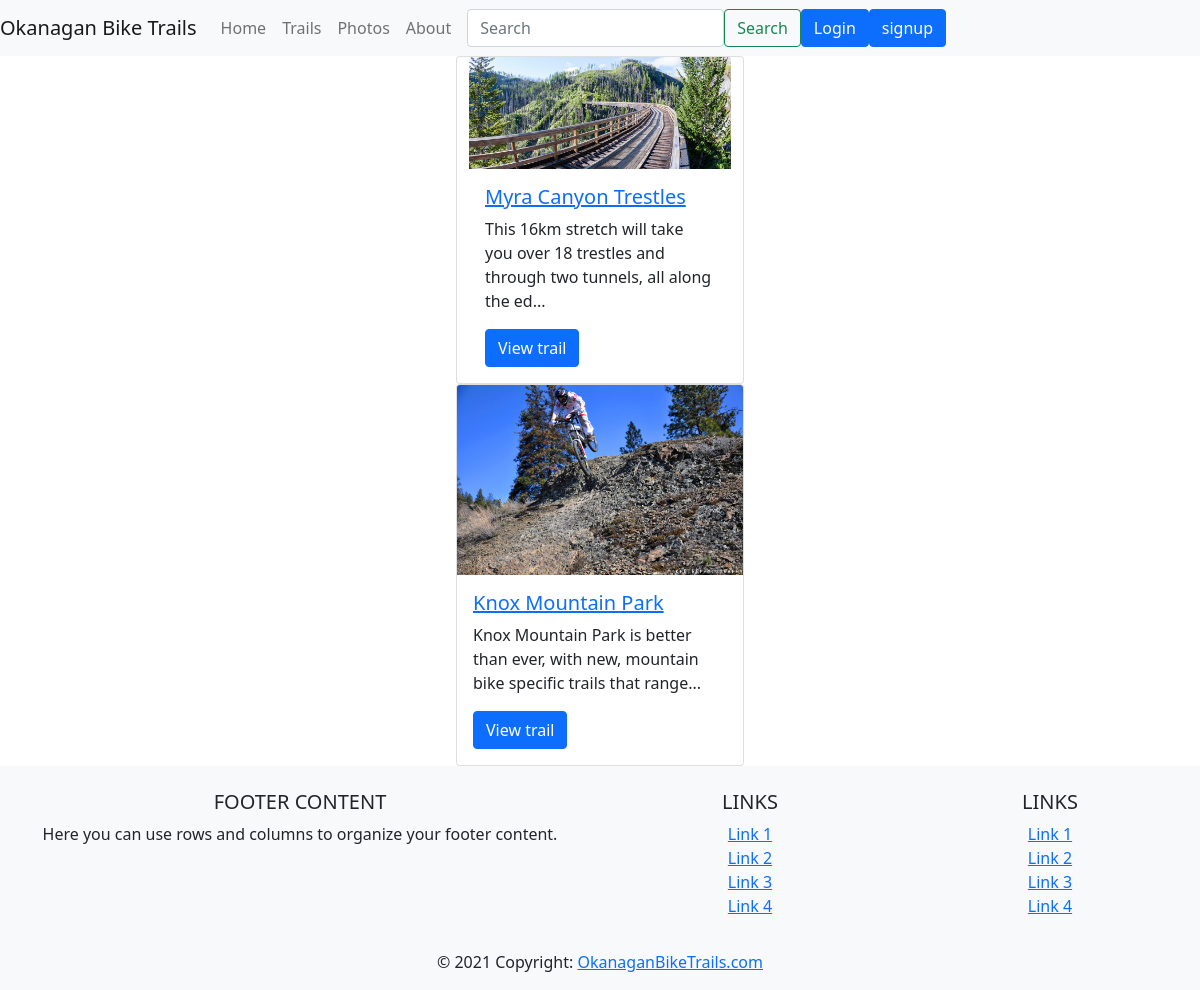
/client/trails.php, run on the app's committed database.
### tables this page shows
CREATE TABLE `trails` (
  `trailId` int(11) NOT NULL,
  `trailName` varchar(20) NOT NULL,
  `description` varchar(255) NOT NULL
);

### client/trails.php (the view, shortened to what this page needs)
<!DOCTYPE html>
<html lang="en">
<head>
    <link href='https://api.mapbox.com/mapbox-gl-js/v2.5.1/mapbox-gl.css' rel='stylesheet' />
    <link href="https://cdn.jsdelivr.net/npm/bootstrap@5.0.2/dist/css/bootstrap.min.css" rel="stylesheet"
>
    <link rel="stylesheet" href="src/client/css/main.css">
</head>
<body>
  <?php
    $root = $_SERVER["DOCUMENT_ROOT"];
    include 'header.php';
    include $root.'/the-project-hari-paul-abhiek/src/server/db_conn.php';
    ?>
<div class="container">
    <div class="row">
    <?php
         $sql = "SELECT * FROM `trails`";
         if($result = mysqli_query($conn, $sql)){
         while($row = mysqli_fetch_assoc($result)){
          $id = $row['trailId'];
          $trail = $row['trailName'];
          $desc = $row['description'];
          echo '<div class="card mx-auto m-3>"
          <div class="card" style="width: 18rem;">
              <img src="img/card-'.$id. '.jpg" class="card-img-top" alt="Card image cap">
              <div class="card-body">
                  <h5 class="card-title"><a href="threadlist.php?id=' . $id . '">' . $trail . '</a></h5>
                  <p class="card-text">' . substr($desc, 0, 90). '... </p>
                  <a href="trails.php?id=' . $id . '" class="btn btn-primary">View trail</a>
              </div>
          </div>
        </div>';
         }
        }
         ?>
    <footer class="page-footer font-small bg-light pt-4">
    <div class="container-fluid text-center text-md-left">
      <div class="row">
        <div class="col-md-6 mt-md-0 mt-3">
          <h5 class="text-uppercase">Footer Content</h5>
          <p>Here you can use rows and columns to organize your footer content.</p>
        </div>
        <div class="col-md-3 mb-md-0 mb-3">
          <h5 class="text-uppercase">Links</h5>
          <ul class="list-unstyled">
            <li>
              <a href="#!">Link 1</a>
            </li>
            <li>
              <a href="#!">Link 2</a>
            </li>
            <li>
              <a href="#!">Link 3</a>
            </li>
            <li>
              <a href="#!">Link 4</a>
            </li>
          </ul>
        </div>
        <div class="col-md-3 mb-md-0 mb-3">
          <h5 class="text-uppercase">Links</h5>
          <ul class="list-unstyled">
            <li>
              <a href="#!">Link 1</a>
            </li>
            <li>
              <a href="#!">Link 2</a>
            </li>
            <li>
              <a href="#!">Link 3</a>
            </li>
            <li>
              <a href="#!">Link 4</a>
            </li>
          </ul>
        </div>
      </div>
    </div>
    <div class="footer-copyright text-center py-3">© 2021 Copyright:
      <a href="index.html"> OkanaganBikeTrails.com</a>
    </div>
    </footer>
</body>
</html>

### client/header.php (shortened to what this page needs)
<nav>
    <div class="navbar navbar-expand-lg navbar-light bg-light">
        <a class="navbar-brand" href="index.html">Okanagan Bike Trails</a>
        <div class="collapse navbar-collapse" id="navbarSupportedContent">
            <ul class="navbar-nav mr-auto">
                <li class="nav-item active">
                    <a class="nav-link" href="index.php">Home</a>
                </li>
                <li class="nav-item ">
                    <a class="nav-link" href="trails.php">Trails</a>
                </li>
                <li class="nav-item">
                    <a class="nav-link" href="photos.php">Photos</a>
                </li>
                <li class="nav-item">
                    <a class="nav-link" href="about.php">About</a>
                </li>
            </ul>
            <div class="row mx-2">
           <ul class="navbar-nav mr-auto">
          <li class="nav-item">
            <form class= "form-inline">
                <input class="form-control mr-sm-2" type="search" placeholder="Search" aria-label="Search">
                 </li>
                <li class="nav-item">
            <button class="btn btn-outline-success my-2 my-sm-0"  inline="true" type="submit">Search</button>
            </li>
             <li class="nav-item">
                <button class="btn btn-primary" inline="true" >Login</button>
             </li>
                <li class="nav-item">
                <button class="btn btn-primary" inline="true" >signup</button>
                 </li>
            </ul>
            </div>
        </div>
    </div>
</nav>

### data on the page
trails: shows a picture, trailName "Myra Canyon Trestles", description "This 16km stretch will take you over 18 trestles and through two tunnels, all along the ed"
trails: shows a picture, trailName "Knox Mountain Park", description "Knox Mountain Park is better than ever, with new, mountain bike specific trails that range"
